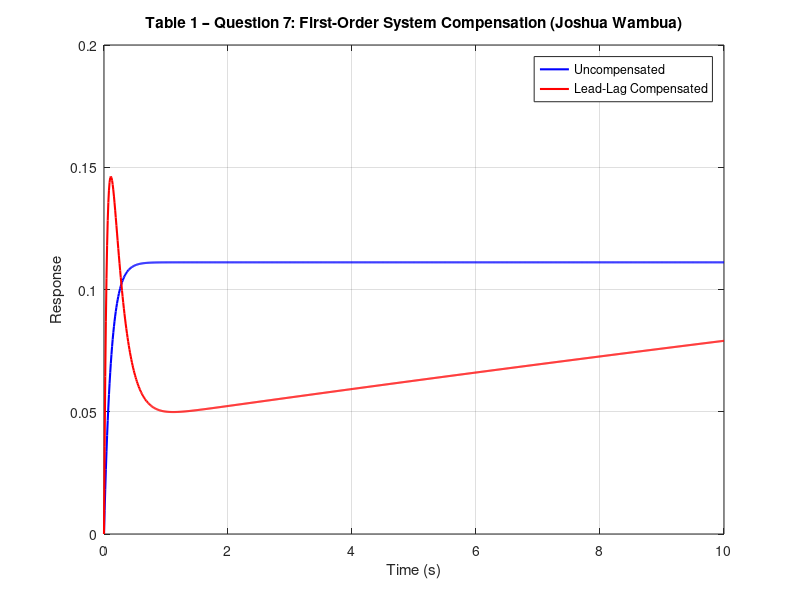

The MATLAB source for this figure: (Note: this script raises an error after producing the figure.)
% =========================================================
% CONTROL SYSTEMS II – COMPENSATOR DESIGN
% Author: Joshua Wambua
% Reg No: EG209/109705/22
% Table 1 – Question 1 (First-Order System)
% =========================================================
clc; 
clear; 
close all;

% --- Defining the First-Order System ---
a = 9; 
G = tf(1, [1 a]);

% --- Define Lead Compensator Parameters ---
z_lead = 1; 
p_lead = 10;
K_lead = 2;
G_lead = K_lead * tf([1 z_lead], [1 p_lead]);

% --- Define Lag Compensator Parameters ---
z_lag = 0.1;
p_lag = 0.01;
K_lag = 2;
G_lag = K_lag * tf([1 z_lag], [1 p_lag]);

% --- Combine Lead and Lag (Cascade Compensator) ---
G_lead_lag = G_lead * G_lag;

% --- Closed-Loop System with Compensation ---
G_closed = feedback(G * G_lead_lag, 1);

% --- Define a common simulation time vector ---
t = 0:0.01:10;  % 0 to 10 seconds, step of 0.01

% --- Compute Step Responses ---
y1 = step(G, t);         % Uncompensated system
y2 = step(G_closed, t);  % Compensated system

% --- Plot Step Responses ---
figure;
plot(t, y1, 'b', 'LineWidth', 1.5);
hold on;
plot(t, y2, 'r', 'LineWidth', 1.5);
grid on;
legend('Uncompensated', 'Lead-Lag Compensated');
title('Table 1 – Question 7: First-Order System Compensation (Joshua Wambua)');
xlabel('Time (s)');
ylabel('Response');

% --- Display Performance Information ---
info = stepinfo(G_closed);
disp('Performance Metrics (Compensated System):');
disp(info);
fprintf('Steady-State Error: %.4f\n', abs(1 - dcgain(G_closed)));
